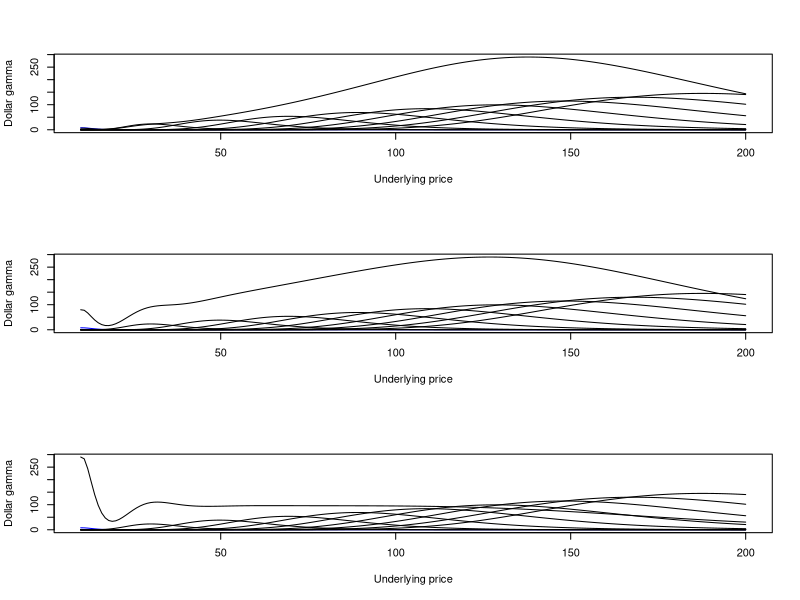

The R source for this figure:
# ---------------------------------------------------------------------
# Book:         STF2
# ---------------------------------------------------------------------
# Quantlet:     STF2dollargamma2D
# ---------------------------------------------------------------------
# Description:  STF2dollargamma calculates the variance vega of equally
#               weighted options' portfolio, weighted by 1/K and by 1/K^2
# ---------------------------------------------------------------------
# Usage:        STF2dollargamma2D
# ---------------------------------------------------------------------
# Inputs:       s1 - the lowest strike of options'portfolio
#               s2 - the highest strike of options'portfolio
#               n - number of strike
#               tau - maturity of a swap;
# ---------------------------------------------------------------------
# Output:       2D plot of individual dollar gammas and portfolio dollar
#               gamma for each weighting scheme
# ---------------------------------------------------------------------
# Example:      For STF2dollargamma2D(s1=10, s2=200, n=10, tau=1) a plot
#               plot of individual dollar gammas and portfolio dollar
#               gamma for each weighting scheme 
# ---------------------------------------------------------------------
# Author:       Elena Silyakova, Gregoire Njacheun, Awdesch Melzer
#               20120510
# ---------------------------------------------------------------------

rm(list=ls(all=TRUE))
graphics.off()

STF2dollargamma2D = function(s1="lower bond",s2="upper bond",n="number of strike",tau="matrity of swap")
{
 r = 0 # zero interest rate
 v = 0.25 # implied volatility
 k = seq(s1,s2, by=-(s1-s2-1)/n)
 range = s2-s1
 dollargamma = NULL
 dollargammak = NULL  
 dollargammak2 = NULL
 tv = NULL
 tv1 = NULL
 tv2 = NULL

 for(j in 1:n)  #produces gamma "curves" for each strike range
 {
  s_min = max(s1,(k[j]-range))
  s_max = min(s2,(k[j]+range))
  s = seq(s_min,s_max,by=1)

  for(i in 1:length(s)) # produces individual gamma for a given strike but different underlying price 
  {
   d1 = (log(s[i]/k[j])+(r+v^2/2)*tau)/(v*tau^0.5)
   tv[i] = (dnorm(d1)*s[i])/(2*v*tau^0.5)
   tv1[i] = (dnorm(d1)*s[i])/(2*k[j]*v*tau^0.5)
   tv2[i] = (dnorm(d1)*s[i])/(2*k[j]^2*v*tau^0.5) 
  }
   dollargamma = rbind(dollargamma,tv)
   dollargammak = rbind(dollargammak,tv1)  
   dollargammak2 = rbind(dollargammak2,tv2)
 }
 
 # calculating dollar gamma of the sum
 ###########################################
 
 cumdollargamma = dollargamma[1,]
 
 for(b in 2:(n-1)) cumdollargamma = cumdollargamma+dollargamma[b,]
 
 cumdollargamma = 2*max(dollargamma)*cumdollargamma/max(cumdollargamma)
 cumdollargammak = dollargammak[1,]
 
 for(b in 2:(n-1)) cumdollargammak = cumdollargammak+dollargammak[b,]
 
 cumdollargammak = 2*max(dollargamma)*cumdollargammak/max(cumdollargammak)
 cumdollargammak2 = dollargammak2[1,]

 for(b in 2:(n-1)) cumdollargammak2 = cumdollargammak2+dollargammak2[b,]

 cumdollargammak2 = 2*max(dollargamma)*cumdollargammak2/max(cumdollargammak2)

##############################
# plotting

 par(mfrow=c(3,1))


 
 x = seq(s1,s2,by=1)
 plot(x,dollargamma[1,],xlim=c(s1,s2), ylim=c(0,max(cumdollargamma)),col="blue",type="l",xlab="Underlying price", ylab="Dollar gamma")
 
 for (z in 2:n)
 {lines(x,dollargamma[z,],xlim=c(s1,s2), ylim=c(0,max(cumdollargamma)),type="l",xlab="Underlying price", ylab="Dollar gamma")
 } 
 lines(x,cumdollargamma,xlim=c(s1,s2), ylim=c(0,max(cumdollargamma)),type="l",xlab="Underlying price", ylab="Dollar gamma")




 
 x = seq(s1,s2,by=1)
 plot(x,dollargamma[1,],xlim=c(s1,s2), ylim=c(0,max(cumdollargammak)),col="blue",type="l",xlab="Underlying price", ylab="Dollar gamma")
 
 for (z in 2:n)
 {lines(x,dollargamma[z,],xlim=c(s1,s2), ylim=c(0,max(cumdollargammak)),type="l",xlab="Underlying price", ylab="Dollar gamma")
 } 
 lines(x,cumdollargammak,xlim=c(s1,s2), ylim=c(0,max(cumdollargammak)),type="l",xlab="Underlying price", ylab="Dollar gamma")





 
 x = seq(s1,s2,by=1)
 plot(x,dollargamma[1,],xlim=c(s1,s2), ylim=c(0,max(cumdollargammak2)),col="blue",type="l",xlab="Underlying price", ylab="Dollar gamma")
 
 for (z in 2:n)
 {lines(x,dollargamma[z,],xlim=c(s1,s2), ylim=c(0,max(cumdollargammak2)),type="l",xlab="Underlying price", ylab="Dollar gamma")
 } 
 lines(x,cumdollargammak2,xlim=c(s1,s2), ylim=c(0,max(cumdollargammak2)),type="l",xlab="Underlying price", ylab="Dollar gamma")





}

STF2dollargamma2D(10,200,10,1)